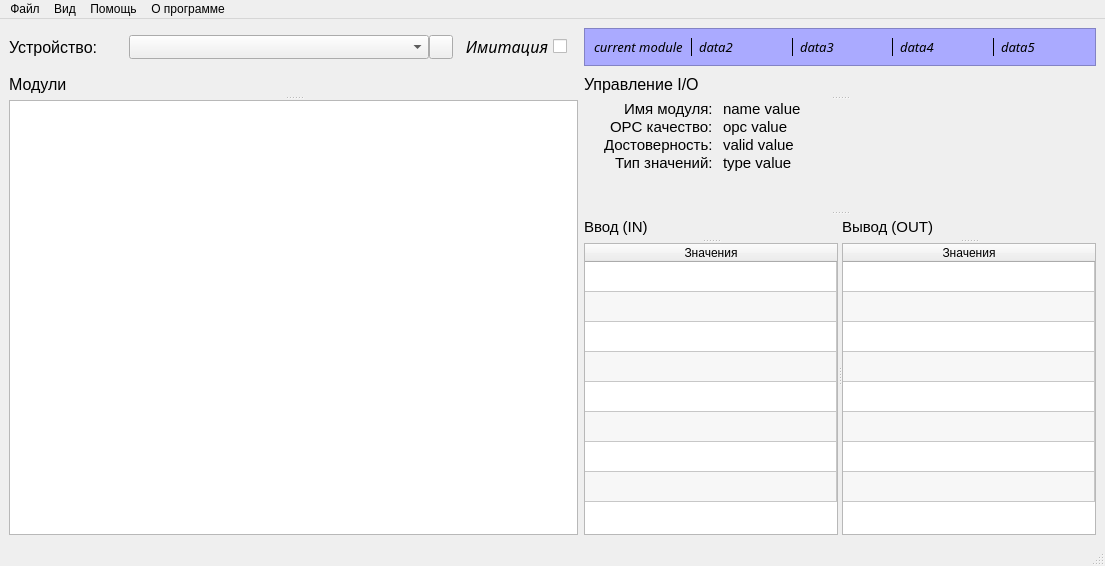
<?xml version="1.0" encoding="UTF-8"?>
<ui version="4.0">
 <class>MainWindow</class>
 <widget class="QMainWindow" name="MainWindow">
  <property name="geometry">
   <rect>
    <x>0</x>
    <y>0</y>
    <width>1105</width>
    <height>566</height>
   </rect>
  </property>
  <property name="minimumSize">
   <size>
    <width>150</width>
    <height>100</height>
   </size>
  </property>
  <property name="windowTitle">
   <string notr="true">BSIO Manager</string>
  </property>
  <property name="windowIcon">
   <iconset theme="drawio">
    <normaloff>.</normaloff>.</iconset>
  </property>
  <widget class="QWidget" name="centralwidget">
   <layout class="QGridLayout" name="gridLayout">
    <item row="1" column="0" colspan="3">
     <widget class="QSplitter" name="modules_group">
      <property name="orientation">
       <enum>Qt::Vertical</enum>
      </property>
      <widget class="QLabel" name="label_2">
       <property name="sizePolicy">
        <sizepolicy hsizetype="Maximum" vsizetype="Fixed">
         <horstretch>0</horstretch>
         <verstretch>0</verstretch>
        </sizepolicy>
       </property>
       <property name="maximumSize">
        <size>
         <width>16777215</width>
         <height>24</height>
        </size>
       </property>
       <property name="font">
        <font>
         <pointsize>12</pointsize>
        </font>
       </property>
       <property name="text">
        <string>Модули</string>
       </property>
      </widget>
      <widget class="QTableView" name="modulesView">
       <property name="frameShape">
        <enum>QFrame::StyledPanel</enum>
       </property>
       <property name="editTriggers">
        <set>QAbstractItemView::DoubleClicked</set>
       </property>
       <property name="dragDropMode">
        <enum>QAbstractItemView::InternalMove</enum>
       </property>
       <property name="alternatingRowColors">
        <bool>true</bool>
       </property>
       <property name="selectionMode">
        <enum>QAbstractItemView::SingleSelection</enum>
       </property>
       <property name="selectionBehavior">
        <enum>QAbstractItemView::SelectRows</enum>
       </property>
       <property name="textElideMode">
        <enum>Qt::ElideMiddle</enum>
       </property>
       <property name="wordWrap">
        <bool>false</bool>
       </property>
       <attribute name="horizontalHeaderCascadingSectionResizes">
        <bool>true</bool>
       </attribute>
       <attribute name="horizontalHeaderMinimumSectionSize">
        <number>10</number>
       </attribute>
       <attribute name="horizontalHeaderStretchLastSection">
        <bool>true</bool>
       </attribute>
       <attribute name="verticalHeaderVisible">
        <bool>false</bool>
       </attribute>
      </widget>
     </widget>
    </item>
    <item row="0" column="0">
     <widget class="QSplitter" name="bs_group">
      <property name="sizePolicy">
       <sizepolicy hsizetype="Expanding" vsizetype="Fixed">
        <horstretch>0</horstretch>
        <verstretch>0</verstretch>
       </sizepolicy>
      </property>
      <property name="orientation">
       <enum>Qt::Horizontal</enum>
      </property>
      <property name="handleWidth">
       <number>0</number>
      </property>
      <widget class="QLabel" name="label">
       <property name="sizePolicy">
        <sizepolicy hsizetype="Maximum" vsizetype="Fixed">
         <horstretch>0</horstretch>
         <verstretch>0</verstretch>
        </sizepolicy>
       </property>
       <property name="minimumSize">
        <size>
         <width>120</width>
         <height>20</height>
        </size>
       </property>
       <property name="maximumSize">
        <size>
         <width>120</width>
         <height>24</height>
        </size>
       </property>
       <property name="font">
        <font>
         <pointsize>12</pointsize>
        </font>
       </property>
       <property name="text">
        <string>Устройство:</string>
       </property>
      </widget>
      <widget class="QComboBox" name="bsList">
       <property name="sizePolicy">
        <sizepolicy hsizetype="Preferred" vsizetype="Fixed">
         <horstretch>0</horstretch>
         <verstretch>0</verstretch>
        </sizepolicy>
       </property>
       <property name="minimumSize">
        <size>
         <width>80</width>
         <height>20</height>
        </size>
       </property>
       <property name="maximumSize">
        <size>
         <width>300</width>
         <height>24</height>
        </size>
       </property>
       <property name="insertPolicy">
        <enum>QComboBox::NoInsert</enum>
       </property>
      </widget>
      <widget class="QPushButton" name="updateListButton">
       <property name="maximumSize">
        <size>
         <width>24</width>
         <height>24</height>
        </size>
       </property>
       <property name="styleSheet">
        <string notr="true"/>
       </property>
       <property name="text">
        <string/>
       </property>
       <property name="icon">
        <iconset theme="emblem-synchronizing">
         <normaloff>.</normaloff>.</iconset>
       </property>
       <property name="iconSize">
        <size>
         <width>28</width>
         <height>28</height>
        </size>
       </property>
      </widget>
     </widget>
    </item>
    <item row="1" column="4">
     <widget class="QSplitter" name="modman_group">
      <property name="orientation">
       <enum>Qt::Vertical</enum>
      </property>
      <widget class="QSplitter" name="data_group">
       <property name="orientation">
        <enum>Qt::Vertical</enum>
       </property>
       <widget class="QLabel" name="IO_label">
        <property name="sizePolicy">
         <sizepolicy hsizetype="Maximum" vsizetype="Fixed">
          <horstretch>0</horstretch>
          <verstretch>0</verstretch>
         </sizepolicy>
        </property>
        <property name="maximumSize">
         <size>
          <width>16777215</width>
          <height>24</height>
         </size>
        </property>
        <property name="font">
         <font>
          <pointsize>12</pointsize>
         </font>
        </property>
        <property name="text">
         <string>Управление I/O</string>
        </property>
       </widget>
       <widget class="QWidget" name="layoutWidget">
        <layout class="QFormLayout" name="formLayout">
         <property name="labelAlignment">
          <set>Qt::AlignRight|Qt::AlignTrailing|Qt::AlignVCenter</set>
         </property>
         <property name="horizontalSpacing">
          <number>10</number>
         </property>
         <property name="verticalSpacing">
          <number>0</number>
         </property>
         <property name="leftMargin">
          <number>20</number>
         </property>
         <item row="0" column="0">
          <widget class="QLabel" name="name_label">
           <property name="font">
            <font>
             <pointsize>11</pointsize>
            </font>
           </property>
           <property name="text">
            <string>Имя модуля:</string>
           </property>
           <property name="textFormat">
            <enum>Qt::AutoText</enum>
           </property>
          </widget>
         </item>
         <item row="0" column="1">
          <widget class="QLabel" name="name_value">
           <property name="font">
            <font>
             <pointsize>11</pointsize>
            </font>
           </property>
           <property name="text">
            <string>name value</string>
           </property>
           <property name="textFormat">
            <enum>Qt::AutoText</enum>
           </property>
          </widget>
         </item>
         <item row="1" column="0">
          <widget class="QLabel" name="opc_label">
           <property name="font">
            <font>
             <pointsize>11</pointsize>
            </font>
           </property>
           <property name="text">
            <string>OPC качество:</string>
           </property>
           <property name="textFormat">
            <enum>Qt::AutoText</enum>
           </property>
          </widget>
         </item>
         <item row="1" column="1">
          <widget class="QLabel" name="opc_value">
           <property name="font">
            <font>
             <pointsize>11</pointsize>
            </font>
           </property>
           <property name="text">
            <string>opc value</string>
           </property>
           <property name="textFormat">
            <enum>Qt::AutoText</enum>
           </property>
          </widget>
         </item>
         <item row="2" column="0">
          <widget class="QLabel" name="valid_label">
           <property name="font">
            <font>
             <pointsize>11</pointsize>
            </font>
           </property>
           <property name="text">
            <string>Достоверность:</string>
           </property>
           <property name="textFormat">
            <enum>Qt::AutoText</enum>
           </property>
          </widget>
         </item>
         <item row="2" column="1">
          <widget class="QLabel" name="valid_value">
           <property name="font">
            <font>
             <pointsize>11</pointsize>
            </font>
           </property>
           <property name="text">
            <string>valid value</string>
           </property>
           <property name="textFormat">
            <enum>Qt::AutoText</enum>
           </property>
          </widget>
         </item>
         <item row="3" column="0">
          <widget class="QLabel" name="type_label">
           <property name="font">
            <font>
             <pointsize>11</pointsize>
            </font>
           </property>
           <property name="text">
            <string>Тип значений:</string>
           </property>
           <property name="textFormat">
            <enum>Qt::AutoText</enum>
           </property>
          </widget>
         </item>
         <item row="3" column="1">
          <widget class="QLabel" name="type_value">
           <property name="font">
            <font>
             <pointsize>11</pointsize>
            </font>
           </property>
           <property name="text">
            <string>type value</string>
           </property>
           <property name="textFormat">
            <enum>Qt::AutoText</enum>
           </property>
          </widget>
         </item>
        </layout>
       </widget>
      </widget>
      <widget class="QSplitter" name="IO_group">
       <property name="orientation">
        <enum>Qt::Horizontal</enum>
       </property>
       <widget class="QSplitter" name="input_group">
        <property name="orientation">
         <enum>Qt::Vertical</enum>
        </property>
        <widget class="QLabel" name="input_label">
         <property name="maximumSize">
          <size>
           <width>16777215</width>
           <height>24</height>
          </size>
         </property>
         <property name="font">
          <font>
           <pointsize>11</pointsize>
          </font>
         </property>
         <property name="text">
          <string>Ввод (IN)</string>
         </property>
        </widget>
        <widget class="QTableWidget" name="in_list">
         <property name="minimumSize">
          <size>
           <width>0</width>
           <height>0</height>
          </size>
         </property>
         <property name="maximumSize">
          <size>
           <width>16777215</width>
           <height>16777215</height>
          </size>
         </property>
         <property name="frameShape">
          <enum>QFrame::StyledPanel</enum>
         </property>
         <property name="frameShadow">
          <enum>QFrame::Sunken</enum>
         </property>
         <property name="lineWidth">
          <number>1</number>
         </property>
         <property name="alternatingRowColors">
          <bool>true</bool>
         </property>
         <property name="textElideMode">
          <enum>Qt::ElideMiddle</enum>
         </property>
         <property name="rowCount">
          <number>8</number>
         </property>
         <property name="columnCount">
          <number>1</number>
         </property>
         <attribute name="horizontalHeaderDefaultSectionSize">
          <number>100</number>
         </attribute>
         <attribute name="horizontalHeaderStretchLastSection">
          <bool>true</bool>
         </attribute>
         <attribute name="verticalHeaderVisible">
          <bool>false</bool>
         </attribute>
         <attribute name="verticalHeaderStretchLastSection">
          <bool>false</bool>
         </attribute>
         <row/>
         <row/>
         <row/>
         <row/>
         <row/>
         <row/>
         <row/>
         <row/>
         <column>
          <property name="text">
           <string>Значения</string>
          </property>
         </column>
        </widget>
       </widget>
       <widget class="QSplitter" name="output_group">
        <property name="orientation">
         <enum>Qt::Vertical</enum>
        </property>
        <widget class="QLabel" name="output_label">
         <property name="maximumSize">
          <size>
           <width>16777215</width>
           <height>24</height>
          </size>
         </property>
         <property name="font">
          <font>
           <pointsize>11</pointsize>
          </font>
         </property>
         <property name="text">
          <string>Вывод (OUT)</string>
         </property>
        </widget>
        <widget class="QTableWidget" name="out_list">
         <property name="minimumSize">
          <size>
           <width>0</width>
           <height>0</height>
          </size>
         </property>
         <property name="maximumSize">
          <size>
           <width>16777215</width>
           <height>16777215</height>
          </size>
         </property>
         <property name="frameShape">
          <enum>QFrame::StyledPanel</enum>
         </property>
         <property name="frameShadow">
          <enum>QFrame::Sunken</enum>
         </property>
         <property name="lineWidth">
          <number>1</number>
         </property>
         <property name="alternatingRowColors">
          <bool>true</bool>
         </property>
         <property name="rowCount">
          <number>8</number>
         </property>
         <property name="columnCount">
          <number>1</number>
         </property>
         <attribute name="horizontalHeaderDefaultSectionSize">
          <number>100</number>
         </attribute>
         <attribute name="horizontalHeaderStretchLastSection">
          <bool>true</bool>
         </attribute>
         <attribute name="verticalHeaderVisible">
          <bool>false</bool>
         </attribute>
         <attribute name="verticalHeaderStretchLastSection">
          <bool>false</bool>
         </attribute>
         <row/>
         <row/>
         <row/>
         <row/>
         <row/>
         <row/>
         <row/>
         <row/>
         <column>
          <property name="text">
           <string>Значения</string>
          </property>
         </column>
        </widget>
       </widget>
      </widget>
     </widget>
    </item>
    <item row="0" column="1">
     <widget class="QCheckBox" name="imitationBox">
      <property name="font">
       <font>
        <family>Anonymous Pro for Powerline</family>
        <pointsize>12</pointsize>
        <italic>true</italic>
        <underline>false</underline>
        <stylestrategy>PreferAntialias</stylestrategy>
        <kerning>true</kerning>
       </font>
      </property>
      <property name="cursor">
       <cursorShape>PointingHandCursor</cursorShape>
      </property>
      <property name="layoutDirection">
       <enum>Qt::RightToLeft</enum>
      </property>
      <property name="text">
       <string>Имитация</string>
      </property>
     </widget>
    </item>
    <item row="0" column="4">
     <widget class="QFrame" name="debugInfo">
      <property name="palette">
       <palette>
        <active>
         <colorrole role="WindowText">
          <brush brushstyle="SolidPattern">
           <color alpha="255">
            <red>0</red>
            <green>0</green>
            <blue>0</blue>
           </color>
          </brush>
         </colorrole>
         <colorrole role="Button">
          <brush brushstyle="SolidPattern">
           <color alpha="255">
            <red>170</red>
            <green>170</green>
            <blue>255</blue>
           </color>
          </brush>
         </colorrole>
         <colorrole role="Light">
          <brush brushstyle="SolidPattern">
           <color alpha="255">
            <red>255</red>
            <green>255</green>
            <blue>255</blue>
           </color>
          </brush>
         </colorrole>
         <colorrole role="Midlight">
          <brush brushstyle="SolidPattern">
           <color alpha="255">
            <red>212</red>
            <green>212</green>
            <blue>255</blue>
           </color>
          </brush>
         </colorrole>
         <colorrole role="Dark">
          <brush brushstyle="SolidPattern">
           <color alpha="255">
            <red>85</red>
            <green>85</green>
            <blue>127</blue>
           </color>
          </brush>
         </colorrole>
         <colorrole role="Mid">
          <brush brushstyle="SolidPattern">
           <color alpha="255">
            <red>113</red>
            <green>113</green>
            <blue>170</blue>
           </color>
          </brush>
         </colorrole>
         <colorrole role="Text">
          <brush brushstyle="SolidPattern">
           <color alpha="255">
            <red>0</red>
            <green>0</green>
            <blue>0</blue>
           </color>
          </brush>
         </colorrole>
         <colorrole role="BrightText">
          <brush brushstyle="SolidPattern">
           <color alpha="255">
            <red>255</red>
            <green>255</green>
            <blue>255</blue>
           </color>
          </brush>
         </colorrole>
         <colorrole role="ButtonText">
          <brush brushstyle="SolidPattern">
           <color alpha="255">
            <red>0</red>
            <green>0</green>
            <blue>0</blue>
           </color>
          </brush>
         </colorrole>
         <colorrole role="Base">
          <brush brushstyle="SolidPattern">
           <color alpha="255">
            <red>255</red>
            <green>255</green>
            <blue>255</blue>
           </color>
          </brush>
         </colorrole>
         <colorrole role="Window">
          <brush brushstyle="SolidPattern">
           <color alpha="255">
            <red>170</red>
            <green>170</green>
            <blue>255</blue>
           </color>
          </brush>
         </colorrole>
         <colorrole role="Shadow">
          <brush brushstyle="SolidPattern">
           <color alpha="255">
            <red>0</red>
            <green>0</green>
            <blue>0</blue>
           </color>
          </brush>
         </colorrole>
         <colorrole role="AlternateBase">
          <brush brushstyle="SolidPattern">
           <color alpha="255">
            <red>212</red>
            <green>212</green>
            <blue>255</blue>
           </color>
          </brush>
         </colorrole>
         <colorrole role="ToolTipBase">
          <brush brushstyle="SolidPattern">
           <color alpha="255">
            <red>255</red>
            <green>255</green>
            <blue>220</blue>
           </color>
          </brush>
         </colorrole>
         <colorrole role="ToolTipText">
          <brush brushstyle="SolidPattern">
           <color alpha="255">
            <red>0</red>
            <green>0</green>
            <blue>0</blue>
           </color>
          </brush>
         </colorrole>
         <colorrole role="PlaceholderText">
          <brush brushstyle="SolidPattern">
           <color alpha="128">
            <red>0</red>
            <green>0</green>
            <blue>0</blue>
           </color>
          </brush>
         </colorrole>
        </active>
        <inactive>
         <colorrole role="WindowText">
          <brush brushstyle="SolidPattern">
           <color alpha="255">
            <red>0</red>
            <green>0</green>
            <blue>0</blue>
           </color>
          </brush>
         </colorrole>
         <colorrole role="Button">
          <brush brushstyle="SolidPattern">
           <color alpha="255">
            <red>170</red>
            <green>170</green>
            <blue>255</blue>
           </color>
          </brush>
         </colorrole>
         <colorrole role="Light">
          <brush brushstyle="SolidPattern">
           <color alpha="255">
            <red>255</red>
            <green>255</green>
            <blue>255</blue>
           </color>
          </brush>
         </colorrole>
         <colorrole role="Midlight">
          <brush brushstyle="SolidPattern">
           <color alpha="255">
            <red>212</red>
            <green>212</green>
            <blue>255</blue>
           </color>
          </brush>
         </colorrole>
         <colorrole role="Dark">
          <brush brushstyle="SolidPattern">
           <color alpha="255">
            <red>85</red>
            <green>85</green>
            <blue>127</blue>
           </color>
          </brush>
         </colorrole>
         <colorrole role="Mid">
          <brush brushstyle="SolidPattern">
           <color alpha="255">
            <red>113</red>
            <green>113</green>
            <blue>170</blue>
           </color>
          </brush>
         </colorrole>
         <colorrole role="Text">
          <brush brushstyle="SolidPattern">
           <color alpha="255">
            <red>0</red>
            <green>0</green>
            <blue>0</blue>
           </color>
          </brush>
         </colorrole>
         <colorrole role="BrightText">
          <brush brushstyle="SolidPattern">
           <color alpha="255">
            <red>255</red>
            <green>255</green>
            <blue>255</blue>
           </color>
          </brush>
         </colorrole>
         <colorrole role="ButtonText">
          <brush brushstyle="SolidPattern">
           <color alpha="255">
            <red>0</red>
            <green>0</green>
            <blue>0</blue>
           </color>
          </brush>
         </colorrole>
         <colorrole role="Base">
          <brush brushstyle="SolidPattern">
           <color alpha="255">
            <red>255</red>
            <green>255</green>
            <blue>255</blue>
           </color>
          </brush>
         </colorrole>
         <colorrole role="Window">
          <brush brushstyle="SolidPattern">
           <color alpha="255">
            <red>170</red>
            <green>170</green>
            <blue>255</blue>
           </color>
          </brush>
         </colorrole>
         <colorrole role="Shadow">
          <brush brushstyle="SolidPattern">
           <color alpha="255">
            <red>0</red>
            <green>0</green>
            <blue>0</blue>
           </color>
          </brush>
         </colorrole>
         <colorrole role="AlternateBase">
          <brush brushstyle="SolidPattern">
           <color alpha="255">
            <red>212</red>
            <green>212</green>
            <blue>255</blue>
           </color>
          </brush>
         </colorrole>
         <colorrole role="ToolTipBase">
          <brush brushstyle="SolidPattern">
           <color alpha="255">
            <red>255</red>
            <green>255</green>
            <blue>220</blue>
           </color>
          </brush>
         </colorrole>
         <colorrole role="ToolTipText">
          <brush brushstyle="SolidPattern">
           <color alpha="255">
            <red>0</red>
            <green>0</green>
            <blue>0</blue>
           </color>
          </brush>
         </colorrole>
         <colorrole role="PlaceholderText">
          <brush brushstyle="SolidPattern">
           <color alpha="128">
            <red>0</red>
            <green>0</green>
            <blue>0</blue>
           </color>
          </brush>
         </colorrole>
        </inactive>
        <disabled>
         <colorrole role="WindowText">
          <brush brushstyle="SolidPattern">
           <color alpha="255">
            <red>85</red>
            <green>85</green>
            <blue>127</blue>
           </color>
          </brush>
         </colorrole>
         <colorrole role="Button">
          <brush brushstyle="SolidPattern">
           <color alpha="255">
            <red>170</red>
            <green>170</green>
            <blue>255</blue>
           </color>
          </brush>
         </colorrole>
         <colorrole role="Light">
          <brush brushstyle="SolidPattern">
           <color alpha="255">
            <red>255</red>
            <green>255</green>
            <blue>255</blue>
           </color>
          </brush>
         </colorrole>
         <colorrole role="Midlight">
          <brush brushstyle="SolidPattern">
           <color alpha="255">
            <red>212</red>
            <green>212</green>
            <blue>255</blue>
           </color>
          </brush>
         </colorrole>
         <colorrole role="Dark">
          <brush brushstyle="SolidPattern">
           <color alpha="255">
            <red>85</red>
            <green>85</green>
            <blue>127</blue>
           </color>
          </brush>
         </colorrole>
         <colorrole role="Mid">
          <brush brushstyle="SolidPattern">
           <color alpha="255">
            <red>113</red>
            <green>113</green>
            <blue>170</blue>
           </color>
          </brush>
         </colorrole>
         <colorrole role="Text">
          <brush brushstyle="SolidPattern">
           <color alpha="255">
            <red>85</red>
            <green>85</green>
            <blue>127</blue>
           </color>
          </brush>
         </colorrole>
         <colorrole role="BrightText">
          <brush brushstyle="SolidPattern">
           <color alpha="255">
            <red>255</red>
            <green>255</green>
            <blue>255</blue>
           </color>
          </brush>
         </colorrole>
         <colorrole role="ButtonText">
          <brush brushstyle="SolidPattern">
           <color alpha="255">
            <red>85</red>
            <green>85</green>
            <blue>127</blue>
           </color>
          </brush>
         </colorrole>
         <colorrole role="Base">
          <brush brushstyle="SolidPattern">
           <color alpha="255">
            <red>170</red>
            <green>170</green>
            <blue>255</blue>
           </color>
          </brush>
         </colorrole>
         <colorrole role="Window">
          <brush brushstyle="SolidPattern">
           <color alpha="255">
            <red>170</red>
            <green>170</green>
            <blue>255</blue>
           </color>
          </brush>
         </colorrole>
         <colorrole role="Shadow">
          <brush brushstyle="SolidPattern">
           <color alpha="255">
            <red>0</red>
            <green>0</green>
            <blue>0</blue>
           </color>
          </brush>
         </colorrole>
         <colorrole role="AlternateBase">
          <brush brushstyle="SolidPattern">
           <color alpha="255">
            <red>170</red>
            <green>170</green>
            <blue>255</blue>
           </color>
          </brush>
         </colorrole>
         <colorrole role="ToolTipBase">
          <brush brushstyle="SolidPattern">
           <color alpha="255">
            <red>255</red>
            <green>255</green>
            <blue>220</blue>
           </color>
          </brush>
         </colorrole>
         <colorrole role="ToolTipText">
          <brush brushstyle="SolidPattern">
           <color alpha="255">
            <red>0</red>
            <green>0</green>
            <blue>0</blue>
           </color>
          </brush>
         </colorrole>
         <colorrole role="PlaceholderText">
          <brush brushstyle="SolidPattern">
           <color alpha="128">
            <red>0</red>
            <green>0</green>
            <blue>0</blue>
           </color>
          </brush>
         </colorrole>
        </disabled>
       </palette>
      </property>
      <property name="font">
       <font>
        <family>Source Code Pro ExtraLight</family>
        <pointsize>10</pointsize>
        <italic>true</italic>
        <underline>false</underline>
        <kerning>true</kerning>
       </font>
      </property>
      <property name="autoFillBackground">
       <bool>true</bool>
      </property>
      <property name="frameShape">
       <enum>QFrame::StyledPanel</enum>
      </property>
      <property name="frameShadow">
       <enum>QFrame::Plain</enum>
      </property>
      <layout class="QHBoxLayout" name="horizontalLayout">
       <item>
        <widget class="QLabel" name="l1">
         <property name="text">
          <string>current module</string>
         </property>
        </widget>
       </item>
       <item>
        <widget class="Line" name="line">
         <property name="frameShadow">
          <enum>QFrame::Plain</enum>
         </property>
         <property name="lineWidth">
          <number>1</number>
         </property>
         <property name="midLineWidth">
          <number>0</number>
         </property>
         <property name="orientation">
          <enum>Qt::Vertical</enum>
         </property>
        </widget>
       </item>
       <item>
        <widget class="QLabel" name="l2">
         <property name="text">
          <string>data2</string>
         </property>
        </widget>
       </item>
       <item>
        <widget class="Line" name="line_2">
         <property name="frameShadow">
          <enum>QFrame::Plain</enum>
         </property>
         <property name="lineWidth">
          <number>1</number>
         </property>
         <property name="midLineWidth">
          <number>0</number>
         </property>
         <property name="orientation">
          <enum>Qt::Vertical</enum>
         </property>
        </widget>
       </item>
       <item>
        <widget class="QLabel" name="l3">
         <property name="text">
          <string>data3</string>
         </property>
        </widget>
       </item>
       <item>
        <widget class="Line" name="line_3">
         <property name="frameShadow">
          <enum>QFrame::Plain</enum>
         </property>
         <property name="lineWidth">
          <number>1</number>
         </property>
         <property name="midLineWidth">
          <number>0</number>
         </property>
         <property name="orientation">
          <enum>Qt::Vertical</enum>
         </property>
        </widget>
       </item>
       <item>
        <widget class="QLabel" name="l4">
         <property name="text">
          <string>data4</string>
         </property>
        </widget>
       </item>
       <item>
        <widget class="Line" name="line_4">
         <property name="frameShadow">
          <enum>QFrame::Plain</enum>
         </property>
         <property name="lineWidth">
          <number>1</number>
         </property>
         <property name="midLineWidth">
          <number>0</number>
         </property>
         <property name="orientation">
          <enum>Qt::Vertical</enum>
         </property>
        </widget>
       </item>
       <item>
        <widget class="QLabel" name="l5">
         <property name="text">
          <string>data5</string>
         </property>
        </widget>
       </item>
      </layout>
     </widget>
    </item>
   </layout>
  </widget>
  <widget class="QMenuBar" name="menubar">
   <property name="geometry">
    <rect>
     <x>0</x>
     <y>0</y>
     <width>1105</width>
     <height>22</height>
    </rect>
   </property>
   <property name="cursor">
    <cursorShape>ArrowCursor</cursorShape>
   </property>
   <widget class="QMenu" name="menu">
    <property name="cursor">
     <cursorShape>ArrowCursor</cursorShape>
    </property>
    <property name="title">
     <string>Файл</string>
    </property>
    <widget class="QMenu" name="menu_5">
     <property name="title">
      <string>Настройки</string>
     </property>
    </widget>
    <addaction name="separator"/>
    <addaction name="create_shm"/>
    <addaction name="separator"/>
    <addaction name="menu_5"/>
    <addaction name="separator"/>
    <addaction name="app_exit"/>
   </widget>
   <widget class="QMenu" name="menu_2">
    <property name="cursor">
     <cursorShape>ArrowCursor</cursorShape>
    </property>
    <property name="title">
     <string>Вид</string>
    </property>
    <addaction name="dark_theme"/>
    <addaction name="updateUI"/>
   </widget>
   <widget class="QMenu" name="menu_3">
    <property name="cursor">
     <cursorShape>ArrowCursor</cursorShape>
    </property>
    <property name="title">
     <string>Помощь</string>
    </property>
    <addaction name="debInfView"/>
   </widget>
   <widget class="QMenu" name="menu_4">
    <property name="cursor">
     <cursorShape>ArrowCursor</cursorShape>
    </property>
    <property name="title">
     <string>О программе</string>
    </property>
    <addaction name="aboutQt"/>
   </widget>
   <addaction name="menu"/>
   <addaction name="menu_2"/>
   <addaction name="menu_3"/>
   <addaction name="menu_4"/>
  </widget>
  <widget class="QStatusBar" name="statusbar"/>
  <action name="create_shm">
   <property name="text">
    <string>Создать</string>
   </property>
  </action>
  <action name="aboutQt">
   <property name="text">
    <string>О Qt</string>
   </property>
  </action>
  <action name="app_exit">
   <property name="text">
    <string>Выход</string>
   </property>
   <property name="shortcut">
    <string>Ctrl+Q</string>
   </property>
  </action>
  <action name="dark_theme">
   <property name="checkable">
    <bool>true</bool>
   </property>
   <property name="text">
    <string>Тёмная тема</string>
   </property>
  </action>
  <action name="debInfView">
   <property name="checkable">
    <bool>true</bool>
   </property>
   <property name="text">
    <string>Отладочная информация</string>
   </property>
   <property name="shortcut">
    <string>Ctrl+D</string>
   </property>
  </action>
  <action name="updateUI">
   <property name="text">
    <string>Обновить таблицы</string>
   </property>
   <property name="shortcut">
    <string>F5</string>
   </property>
  </action>
 </widget>
 <resources/>
 <connections/>
</ui>
